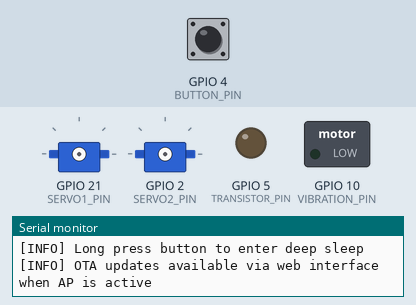
The program below on a simulated Seeed XIAO ESP32-C3. Shown: 2 × servo, switched loads named in the program (green lamp = pin HIGH), output pins drawn as LEDs (lit = HIGH), the last lines printed to the serial monitor. Dashed ring = blinking. The inputs (shaded band) are chosen by the test bench; at power-on: GPIO 4 (BUTTON_PIN) HIGH. The local clock reads 2024-03-15 10:24:30 at power-on unless the program sets it; EEPROM starts erased. At 12.0 s the program puts the board to deep sleep or switches it off; the recording ends there.

Above: at 2.5 s.
2.6 s: GPIO 4 (BUTTON_PIN) pulled LOW for 0.15 s
4.6 s: GPIO 4 (BUTTON_PIN) pulsed LOW 2 times (0.12 s each, 0.3 s apart)
At 7.0 s:
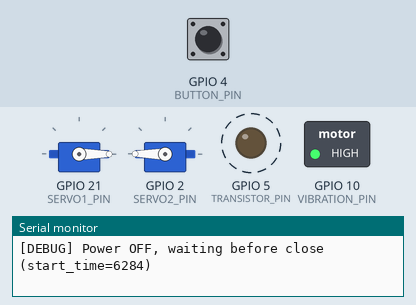
At 8.9 s:
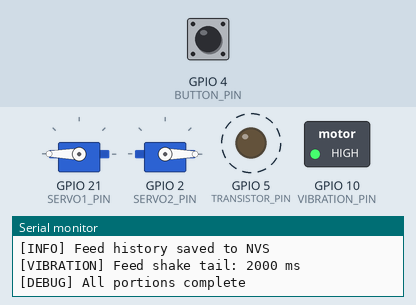
10.6 s: GPIO 4 (BUTTON_PIN) pulled LOW for 1 s
Timing chart, 0 to 12.0 s (numbered marks = the images above; inputs shaded):
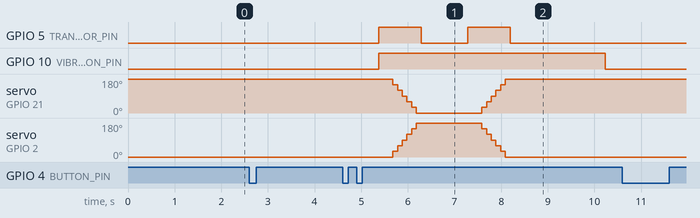

Measured:
- after the input at 4.6 s, GPIO 5 (TRANSISTOR_PIN): alternates HIGH for 0.91 s and LOW for 1.0 s, 4 changes in all, then stays LOW, starting after 0.78 s; GPIO 10 (VIBRATION_PIN): LOW → HIGH after 0.77 s, → LOW 4.9 s later

The program:

main.cpp
```cpp
#include <Arduino.h>
#include <esp_sleep.h>

#include "FeedingService.hpp"
#include "ButtonService.hpp"
#include "ClockService.hpp"
#include "ConfigService.hpp"
#include "WebService.hpp"
#include "SchedulingService.hpp"
#include "VibrationService.hpp"
#include "PinConfig.h"

// Power management
static const uint32_t INACTIVITY_SLEEP_MS = 120000;  // 2 minutes
static const uint32_t MAINTENANCE_TIMEOUT_MS = 15UL * 60UL * 1000UL;  // 15 minutes without web activity

void simpleClickHandler(Button2 &btn);
void doubleClickHandler(Button2 &btn);
void longClickHandler(Button2 &btn);
void enterDeepSleep(const char* reason);
void markActivity();
void handleSleepLogic();

// Services
ButtonService buttonService;
FeedingService feedingService;
ClockService clockService;
ConfigService configService;
VibrationService vibrationService;
SchedulingService schedulingService(configService, clockService, feedingService);
WebService webService(configService, clockService, feedingService, schedulingService, vibrationService);

// State flags
bool wokeFromRtcAlarm = false;
bool wokeFromButton = false;
bool wokeFromPowerOn = false;
unsigned long lastActivityMillis = 0;
unsigned long ignoreButtonUntil = 0;

void setup() {
  Serial.begin(115200);
  delay(1000);

  // Subscribe the main loop task to the framework's already-running task
  // watchdog (CONFIG_ESP_TASK_WDT, 10s timeout) - our only safety net against
  // an unforeseen hang during years of unattended operation.
  enableLoopWDT();

  Serial.println("\n\n[INFO] ========================================");
  Serial.println("[INFO] Automatic Chicken Feeder v2.0");
  Serial.println("[INFO] ========================================\n");

  // Configure sleep callback for web API
  webService.setSleepCallback([]() { enterDeepSleep("Remote request"); });
  feedingService.setClockService(&clockService);
  feedingService.setConfigService(&configService);
  feedingService.setVibrationService(&vibrationService);

  // Wake cause detection
  esp_sleep_wakeup_cause_t wakeupReason = esp_sleep_get_wakeup_cause();
  uint64_t gpioStatus = esp_sleep_get_gpio_wakeup_status();

  if (wakeupReason == ESP_SLEEP_WAKEUP_GPIO) {
    if (gpioStatus & (1ULL << RTC_INT_PIN)) {
      wokeFromRtcAlarm = true;
      Serial.println("[INFO] Wake reason: RTC alarm (GPIO)");
    }
    if (gpioStatus & (1ULL << BUTTON_PIN)) {
      wokeFromButton = true;
      Serial.println("[INFO] Wake reason: Button (GPIO)");
    }
  } else {
    wokeFromPowerOn = true;
    Serial.println("[INFO] Wake reason: Power-on reset or unknown");
  }

  // Check for maintenance mode (button held during boot)
  pinMode(BUTTON_PIN, INPUT_PULLUP);
  delay(50);  // Debounce
  bool maintenanceModeRequested = (digitalRead(BUTTON_PIN) == LOW);

  markActivity();

  // Initialize config service
  if (!configService.begin()) {
    Serial.println("[ERROR] Failed to initialize ConfigService!");
  }

  // Initialize clock service
  if (!clockService.begin()) {
    Serial.println("[WARN] DS3231 RTC not available - time sync required");
  }

  // Load feed history from persistent storage
  FeedHistoryEntry history[MAX_FEED_HISTORY];
  uint8_t historyWriteIndex = 0;
  uint8_t historyCount = configService.loadFeedHistory(history, MAX_FEED_HISTORY, historyWriteIndex);
  if (historyCount > 0) {
    feedingService.loadFeedHistory(history, historyCount, historyWriteIndex);
  }

  // Initialize button service
  buttonService.begin();
  buttonService.setSimpleClickHandler(simpleClickHandler);
  buttonService.setDoubleClickHandler(doubleClickHandler);
  buttonService.setLongClickHandler(longClickHandler);

  // Initialize feeding service
  feedingService.setup();

  // Initialize scheduling service
  schedulingService.begin();

  // Start web server
  if (!webService.begin()) {
    Serial.println("[ERROR] Failed to start WebService!");
  }

  // MAINTENANCE MODE CHECK
  if (maintenanceModeRequested) {
    Serial.println("\n[MAINTENANCE] ========================================");
    Serial.println("[MAINTENANCE] Entering MAINTENANCE MODE");
    Serial.println("[MAINTENANCE] OTA updates enabled");
    Serial.println("[MAINTENANCE] WiFi AP will stay active");
    Serial.println("[MAINTENANCE] No automatic sleep");
    Serial.println("[MAINTENANCE] ========================================\n");

    // Enable maintenance mode in WebService
    webService.setMaintenanceMode(true);

    // Start AP mode for OTA access
    webService.startAP("ChickenFeeder", "");

    // Infinite loop for maintenance mode - no sleep
    Serial.println("[MAINTENANCE] Ready for OTA updates");
    Serial.println("[MAINTENANCE] Connect to WiFi: ChickenFeeder");
    Serial.println("[MAINTENANCE] Open browser: http://192.168.4.1");
    Serial.println("[MAINTENANCE] Navigate to Maintenance section for firmware upload\n");

    while (true) {
      feedLoopWDT();
      webService.update();
      feedingService.update();
      vibrationService.update();
      schedulingService.update();

      if ((unsigned long)(millis() - webService.getLastClientActivity()) > MAINTENANCE_TIMEOUT_MS) {
        Serial.println("[MAINTENANCE] No activity for 15 minutes - rebooting to normal operation");
        delay(100);
        ESP.restart();
      }

      delay(10);
    }
  }

  // Handle wake-specific actions
  if (wokeFromRtcAlarm) {
    // Process due events immediately (DS3231 alarm line stays low until cleared)
    schedulingService.checkAlarm();
  }

  if (wokeFromButton) {
    Serial.println("[BUTTON] Woke from button - AP will start shortly");

    // Ignore button events for 2 seconds to avoid consuming wakeup press
    ignoreButtonUntil = millis() + 2000;

    // Wait a short moment before starting AP (give button time to settle;
    // Button2's own debounce is only 50ms, so this just needs a small margin)
    delay(150);

    // Start AP mode
    Serial.println("[BUTTON] Starting AP mode");
    webService.startAP("ChickenFeeder", "");

    // Mark activity to prevent immediate sleep
    markActivity();
  }

  if (wokeFromPowerOn) {
    Serial.println("[BOOT] Cold boot - starting AP mode automatically");
    webService.startAP("ChickenFeeder", "");
    markActivity();
  }

  Serial.println("\n[INFO] Setup complete.");
  Serial.println("[INFO] Press button once to start AP mode");
  Serial.println("[INFO] Press button twice to feed manually");
  Serial.println("[INFO] Long press button to enter deep sleep");
  Serial.println("[INFO] OTA updates available via web interface when AP is active");
}

void loop() {
  feedLoopWDT();
  buttonService.loop();
  feedingService.update();
  webService.update();
  schedulingService.update();
  vibrationService.update();
  handleSleepLogic();
}

void simpleClickHandler(Button2 &btn) {
  // Always mark activity (reset sleep timer), even if ignoring the click action
  markActivity();

  // Ignore button events if we're in the ignore window (after wakeup)
  if (millis() < ignoreButtonUntil) {
    Serial.println("[BUTTON] Ignoring single click (too soon after wakeup) - but timer reset");
    return;
  }

  Serial.println("[BUTTON] Single click - Starting AP mode");
  webService.startAP("ChickenFeeder", "");
}

void doubleClickHandler(Button2 &btn) {
  // Always mark activity (reset sleep timer), even if ignoring the click action
  markActivity();

  // Ignore button events if we're in the ignore window (after wakeup)
  if (millis() < ignoreButtonUntil) {
    Serial.println("[BUTTON] Ignoring double click (too soon after wakeup) - but timer reset");
    return;
  }

  Serial.println("[BUTTON] Double click - Manual feed");
  feedingService.feed(configService.getManualPortionUnits());
}

void longClickHandler(Button2 &btn) {
  Serial.println("[BUTTON] Long click - Entering deep sleep");
  enterDeepSleep("Manual long press");
}

void markActivity() {
  lastActivityMillis = millis();
}

void handleSleepLogic() {
  unsigned long now = millis();

  // Skip sleeping while feeding
  if (feedingService.isFeeding()) {
    markActivity();
    return;
  }

  // Skip sleeping while the post-feed vibration tail is still running
  // (feed can finish and isFeeding() go false before the tail winds down)
  if (vibrationService.isActive()) {
    markActivity();
    return;
  }

  // Keep awake while AP is active
  if (webService.isAPActive()) {
    return;
  }

  // After RTC alarm wake, go back to sleep once work is done
  if (wokeFromRtcAlarm) {
    enterDeepSleep("RTC alarm handled");
    return;
  }

  // Inactivity-based sleep
  uint32_t lastClient = webService.getLastClientActivity();
  uint32_t lastActivity = max(lastActivityMillis, lastClient);

  if ((now - lastActivity) >= INACTIVITY_SLEEP_MS) {
    enterDeepSleep("Inactivity timeout");
  }
}

void enterDeepSleep(const char* reason) {
  Serial.printf("[SLEEP] Entering deep sleep: %s\n", reason);

  // Save feed history to persistent storage before sleeping
  uint8_t historyCount = feedingService.getFeedHistoryCount();
  if (historyCount > 0) {
    configService.saveFeedHistory(feedingService.getFeedHistory(), historyCount, feedingService.getFeedHistoryWriteIndex());
  }

  // Ensure AP is stopped if it was running
  webService.stopAP();

  // Configure wake sources (active-low alarm/button)
  pinMode(RTC_INT_PIN, INPUT_PULLUP);
  pinMode(BUTTON_PIN, INPUT_PULLUP);

  const uint64_t wakeMask = (1ULL << RTC_INT_PIN) | (1ULL << BUTTON_PIN);
  esp_deep_sleep_enable_gpio_wakeup(wakeMask, ESP_GPIO_WAKEUP_GPIO_LOW);

  Serial.flush();
  esp_deep_sleep_start();
}
```

PinConfig.h
```cpp
#pragma once

#define RTC_INT_PIN 3
#define BUTTON_PIN 4
#define SERVO1_PIN 21
#define SERVO2_PIN 2
#define TRANSISTOR_PIN 5
#define VIBRATION_PIN 10

// Set to 0 (e.g. via `-D VIBRATION_MOTOR_ENABLED=0` in platformio.ini) on
// hardware builds that don't have a vibration motor wired up - VibrationService
// then never touches VIBRATION_PIN and the web UI hides the related controls.
#ifndef VIBRATION_MOTOR_ENABLED
#define VIBRATION_MOTOR_ENABLED 1
#endif
```
